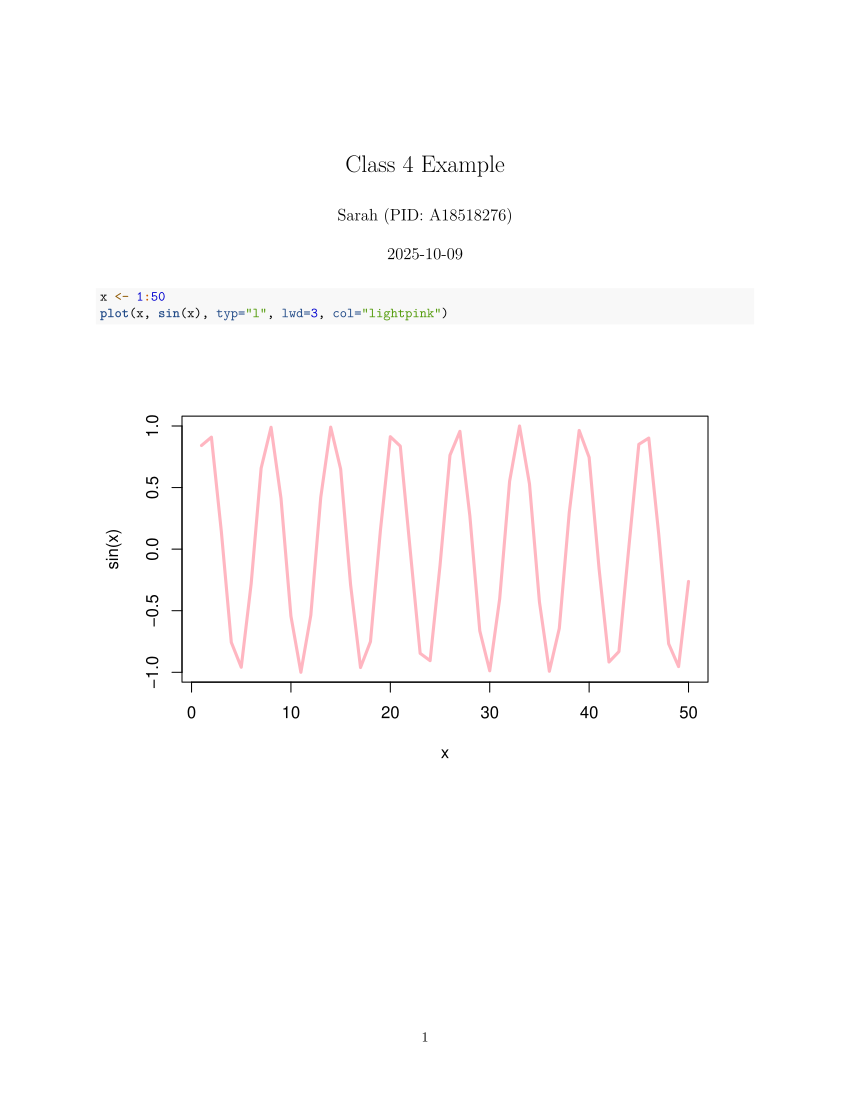

Here is the R script that generated this plot:
#' ---
#' title: "Class 4 Example"
#' author: "Sarah (PID: A18518276)"
#' ---
x <- 1:50
plot(x, sin(x), typ="l", lwd=3, col="lightpink")
